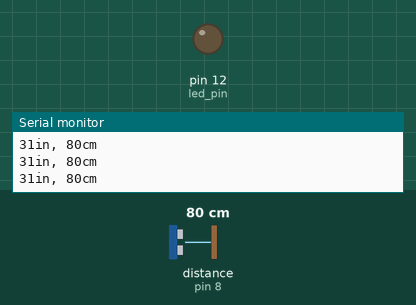
A sketch run on a simulated Arduino Uno, built with avr-gcc and run on an emulated ATmega328P. On the bench: output pins drawn as LEDs (lit = HIGH), the last lines printed to the serial monitor. Wiring (inferred from the names in the program): ultrasonic range finder: trigger pin 7; echo pin 8. The test bench sets the inputs (shaded band); at power-on: distance to the obstacle (sensor on pin 8) 80 cm. The echo pulse lasts 58.3 µs per cm; pins used as bus, display or sensor lines are not drawn.

Above: at 1.2 s.
1.3 s: distance to the obstacle (sensor on pin 8) set to 12 cm
2.8 s: distance to the obstacle (sensor on pin 8) set to 9 cm
At 4.0 s:
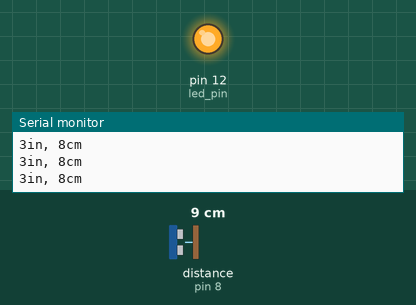
4.4 s: distance to the obstacle (sensor on pin 8) set to 18 cm
At 5.7 s:
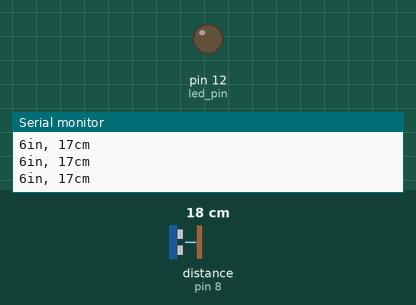
6.0 s: distance to the obstacle (sensor on pin 8) set to 2 cm
At 7.0 s:
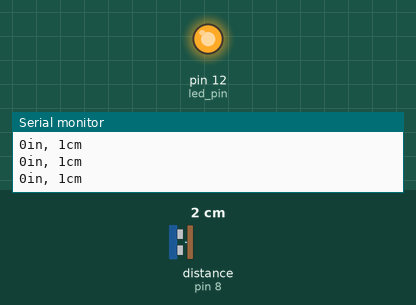
Timing chart, 0 to 8.6 s (numbered marks = the images above; inputs shaded):
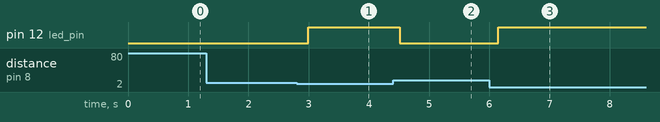

The sketch:

distanceLED.ino
```cpp
#define led_pin 12

const int trigPin = 7;
const int echoPin = 8;

void setup() {
  Serial.begin(9600);
  pinMode(led_pin, OUTPUT);
  pinMode(trigPin, OUTPUT);
  pinMode(echoPin, INPUT);
}

void loop() {
  long duration, inches, cm;

  digitalWrite(trigPin, LOW);
  delayMicroseconds(2);
  digitalWrite(trigPin, HIGH);
  delayMicroseconds(10);
  digitalWrite(trigPin, LOW);

  //digitalWrite(led_pin, HIGH);
  //delay(1000);
  //digitalWrite(led_pin, LOW);
  //delay(1000);

  duration = pulseIn(echoPin, HIGH);

  inches = microsecondsToInches(duration);
  cm = microsecondsToCentimeters(duration);

  Serial.print(inches);
  Serial.print("in, ");
  Serial.print(cm);
  Serial.print("cm");
  Serial.println();

  delay(100);

  if(cm < 10)
  {
    digitalWrite(led_pin, HIGH);
  }
  else
  {
    digitalWrite(led_pin, LOW);
  }
}

long microsecondsToInches(long microseconds)
{
  return microseconds / 74 /2;
}

long microsecondsToCentimeters(long microseconds)
{
  return microseconds / 29 /2;
}
```

Measured:
- the behaviour switches between 11 and 10 cm on distance to the obstacle (sensor on pin 8) (found by bisection; images 0 and 1)
- after the input at 2.8 s, pin 12 (led_pin): LOW → HIGH after 0.20 s
- after the input at 4.4 s, pin 12 (led_pin): HIGH → LOW after 0.12 s
- after the input at 6.0 s, pin 12 (led_pin): LOW → HIGH after 0.14 s
